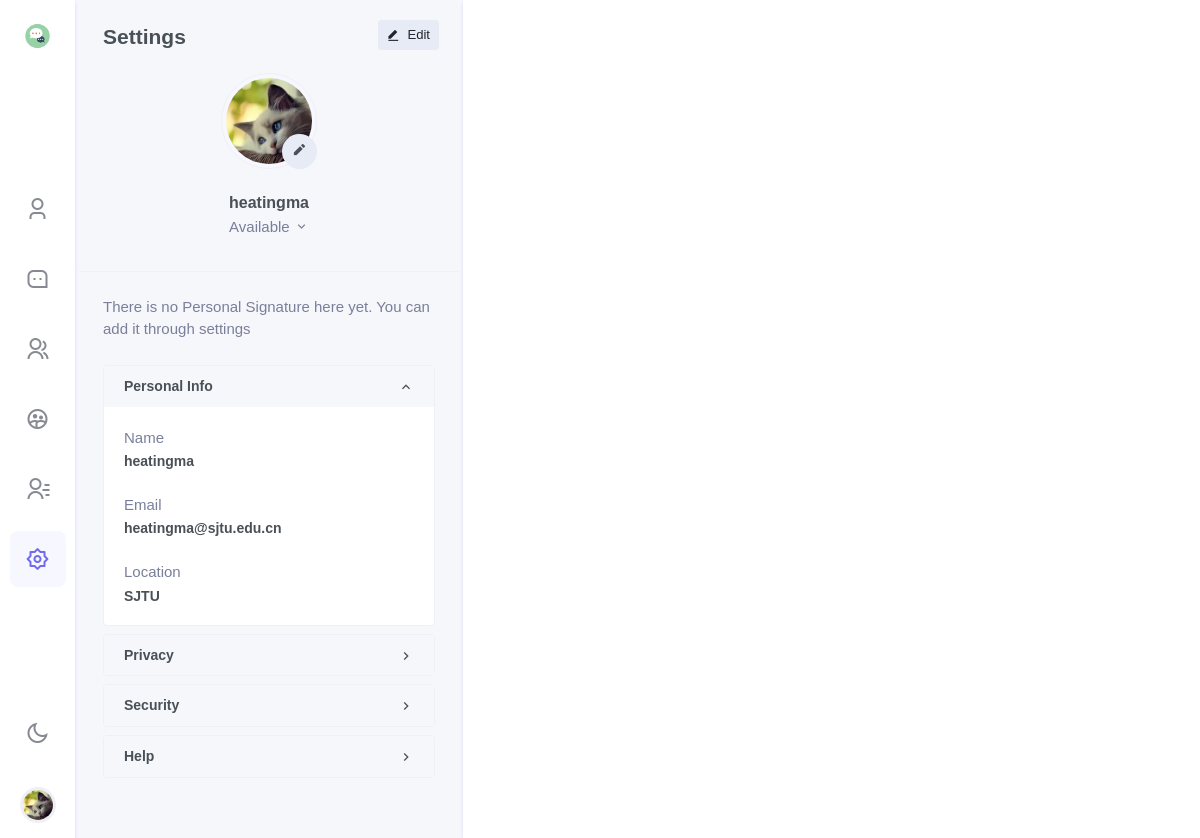
Before: /chat/settings/ (signed in) with the older database file.
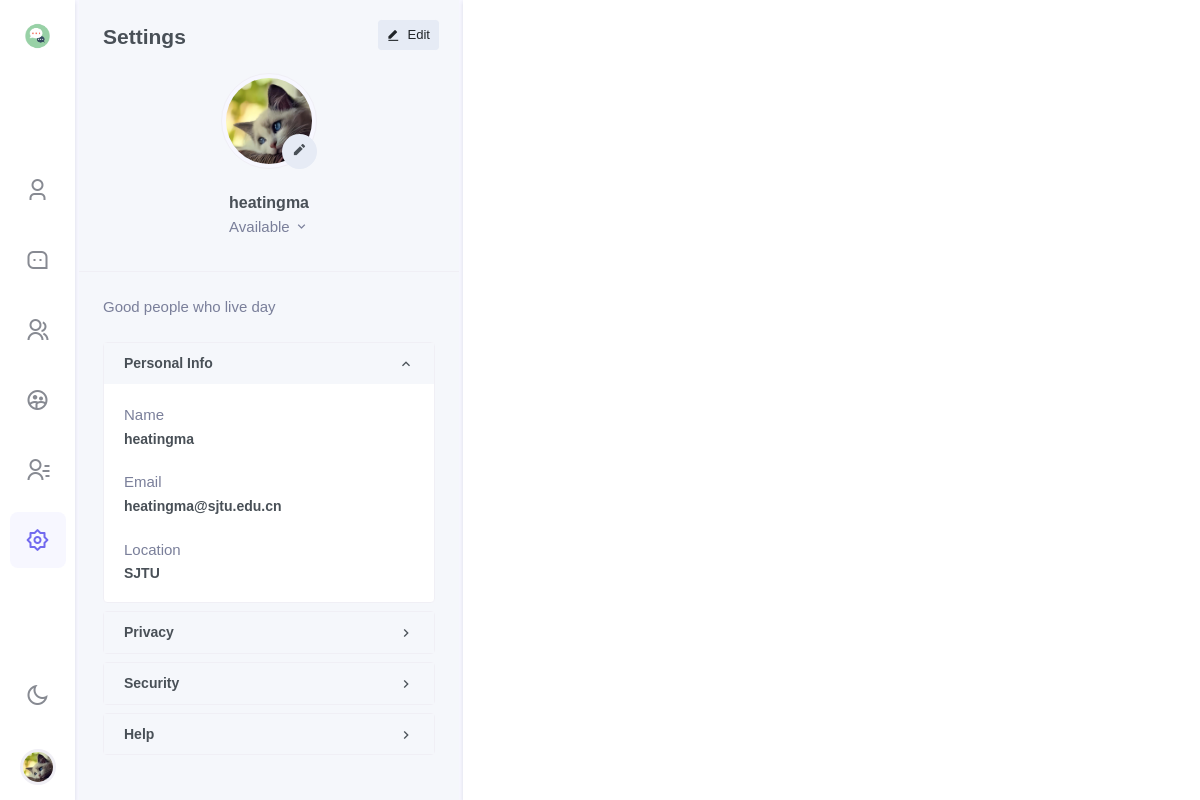
After: the same page with the newer database file.
### chat/models.py (models this page shows, shortened)
class Profile(models.Model):
    about_me = models.TextField(default='There is no Personal Signature here yet. You can add it through settings')
    image = models.ImageField(upload_to=profile_media_path, null=True, blank=True)
    user = models.OneToOneField(User, on_delete=models.CASCADE)
    location = models.CharField(max_length=50, default="Unkown")
    @property
    def image_url(self):
        if self.image == "":
            return "/media/static_default/{}.png".format(self.user_initial)
        else:
            return self.image.url

### users/models.py (models this page shows, shortened)
class User(AbstractUser):
    top_friends = models.ManyToManyField(settings.AUTH_USER_MODEL, blank=True, related_name='friends_set')
    friends = models.ManyToManyField(settings.AUTH_USER_MODEL, blank=True, related_name='top_friends_set')
    email = models.EmailField('email address', primary_key=True, unique=True)
    USERNAME_FIELD = 'email'
    REQUIRED_FIELDS = ["username"]

### chat/views/settings.py (the view, shortened to what this page needs)
# urls.py: path('settings/', settings, name='settings'),
@login_required
def settings(request: HttpRequest, dark=False):
    if request.GET:
        dark = request.GET['dark']
        dark = False if dark == 'False' else True
    username = request.user.username
    user = get_object_or_404(User, username=username)
    profile = get_object_or_404(Profile, user=user)
    wrong_message = ""
    return render(
        request=request,
        template_name='chat/settings.html',
        context={
            'profile': profile,
            'dark': dark,
            'light': not dark,
            'wrong_message': wrong_message,
            "new_friends": Friend_Request.objects.filter(to_user=user),
        }
    )

### templates/chat/settings.html (shortened to what this page needs)
{% extends 'chat/base.html' %}
{% block side_menu %}
    {% include "chat/side_menus/side_menu_settings.html" %}
{% endblock %}
{% block leftsidebar %}
    {% include "chat/leftsidebar/leftsidebar_settings.html" %}
{% endblock %}
{% block chat_conversation %}
    {% include "chat/body/body_settings.html" %}
{% endblock %}

### templates/chat/side_menus/side_menu_settings.html (shortened to what this page needs)
{% load static %}
<div class="side-menu flex-lg-column mr-lg-1">
<div class="sidebar_logo">
    <a href="" class="logo logo-dark">
        <span class="logo-sm">
            <img src="{% static "images/chat/chat.png" %}" alt="" height="30">
        </span>
    </a>
</div>
<div class="flex-lg-column my-auto">
    <ul class="nav nav-pills side-menu-nav justify-content-center" role="tablist">
        <li class="nav-item" data-toggle="tooltip" data-trigger="hover" data-placement="top" title="Profile">
            <a href="{% url 'chat:my' %}?{{'dark'}}={{dark}}" class="nav-link" id="pills-user-tab" role="tab">
            <i class="ri-user-3-line"></i>
        </a></li>
        <li class="nav-item" data-toggle="tooltip" data-trigger="hover" data-placement="top" title="Chats">
            <a href="{% url 'chat:chat'%}?{{'dark'}}={{dark}}" class="nav-link" id="pills-chat-tab" role="tab">
            <i class="ri-message-3-line"></i>
        </a></li>
        <li class="nav-item" data-toggle="tooltip" data-trigger="hover" data-placement="top" title="Groups">
            <a href="{% url 'chat:groups'%}?{{'dark'}}={{dark}}" class="nav-link" id="pills-groups-tab" role="tab">
            <i class="ri-group-line"></i>
        </a></li>
        <li class="nav-item" data-toggle="tooltip" data-trigger="hover" data-placement="top" title="Chatroom">
            <a href="{% url 'chat:chatroom'%}?{{'dark'}}={{dark}}" class="nav-link" id="pills-chatroom-tab" role="tab">
            <i class="ri-group-2-line"></i>
        </a></li>
        <li class="nav-item" data-toggle="tooltip" data-trigger="hover" data-placement="top" title="Contacts">
            <a href="{% url 'chat:contracts'%}?{{'dark'}}={{dark}}" class="nav-link" id="pills-contacts-tab" role="tab">
            <i class="ri-contacts-line"></i>
        </a></li>
        <li class="nav-item" data-toggle="tooltip" data-trigger="hover" data-placement="top" title="Settings">
            <a href="{% url 'chat:settings'%}?{{'dark'}}={{dark}}" class="nav-link active" id="pills-setting-tab"  role="tab">
            <i class="ri-settings-2-line"></i>
        </a></li>
    </ul>
</div>
<div class="flex-lg-column d-none d-lg-block">
    <ul class="nav side-menu-nav justify-content-center">
        <li class="nav-item">
            <a class="nav-link" id="light-dark" href="{% url 'chat:settings'%}?{{'dark'}}={{light}}" data-toggle="tooltip" data-trigger="hover" data-placement="right" title="Dark / Light Mode">
                <i class="ri-sun-line theme-mode-icon"></i>
            </a>
        </li>
        <li class="nav-item btn-group dropup profile-user-dropdown">
            <a class="nav-link dropdown-toggle normal_container" href="#" role="button" data-toggle="dropdown" aria-haspopup="true" aria-expanded="false">
                <img src="{{ profile.image_url }}"  alt="" class="profile-user rounded-circle">
            </a>
        </li>
    </ul>
</div>
</div>

### templates/chat/leftsidebar/leftsidebar_settings.html (shortened to what the changed rows need)
<div>
    <div class="text-center border-bottom p-4">
        <div class="mb-4 profile-user">
            <img src="{{ profile.image_url }}" class="rounded-circle avatar-lg img-thumbnail" alt="">
            <button type="button" class="btn bg-light avatar-xs p-0 rounded-circle profile-photo-edit" data-toggle="modal" data-target="#edit-exampleModal">
                <i class="ri-pencil-fill"></i>
            </button>
        </div>
        <h5 class="font-size-16 mb-1 text-truncate">{{ profile.user.username }}</h5>
        <div class="dropdown d-inline-block mb-1">
            <a class="text-muted dropdown-toggle pb-1 d-block" href="#" role="button" data-toggle="dropdown" aria-haspopup="true" aria-expanded="false">
            </a>
        </div>
    </div>
    <div class="p-4 user-profile-desc" data-simplebar="">
        <div class="text-muted">
            <p class="mb-4">{{ profile.about_me }}</p>
        </div>
        <div id="profile-setting-accordion" class="custom-accordion">
            <div class="card shadow-none border mb-2">
                <div id="profile-setting-personalinfocollapse" class="collapse show" aria-labelledby="profile-setting-personalinfoheading" data-parent="#profile-setting-accordion">
                    <div class="card-body">
                        <div><p class="text-muted mb-1">Name</p><h5 class="font-size-14">{{ profile.user.username }}</h5></div>
                        <div class="mt-4"><p class="text-muted mb-1">Email</p><h5 class="font-size-14">{{ profile.user.email }}</h5></div>
                        <div class="mt-4"><p class="text-muted mb-1">Location</p><h5 class="font-size-14 mb-0">{{ profile.location }}</h5></div>
                    </div>
                </div>
            </div>
        </div>
    </div>
</div>

Changed rows visible on the page:
changed Profile "SJTU": about_me "There is no Personal Signature here yet. You can add it through settings" → "Good people who live day"
